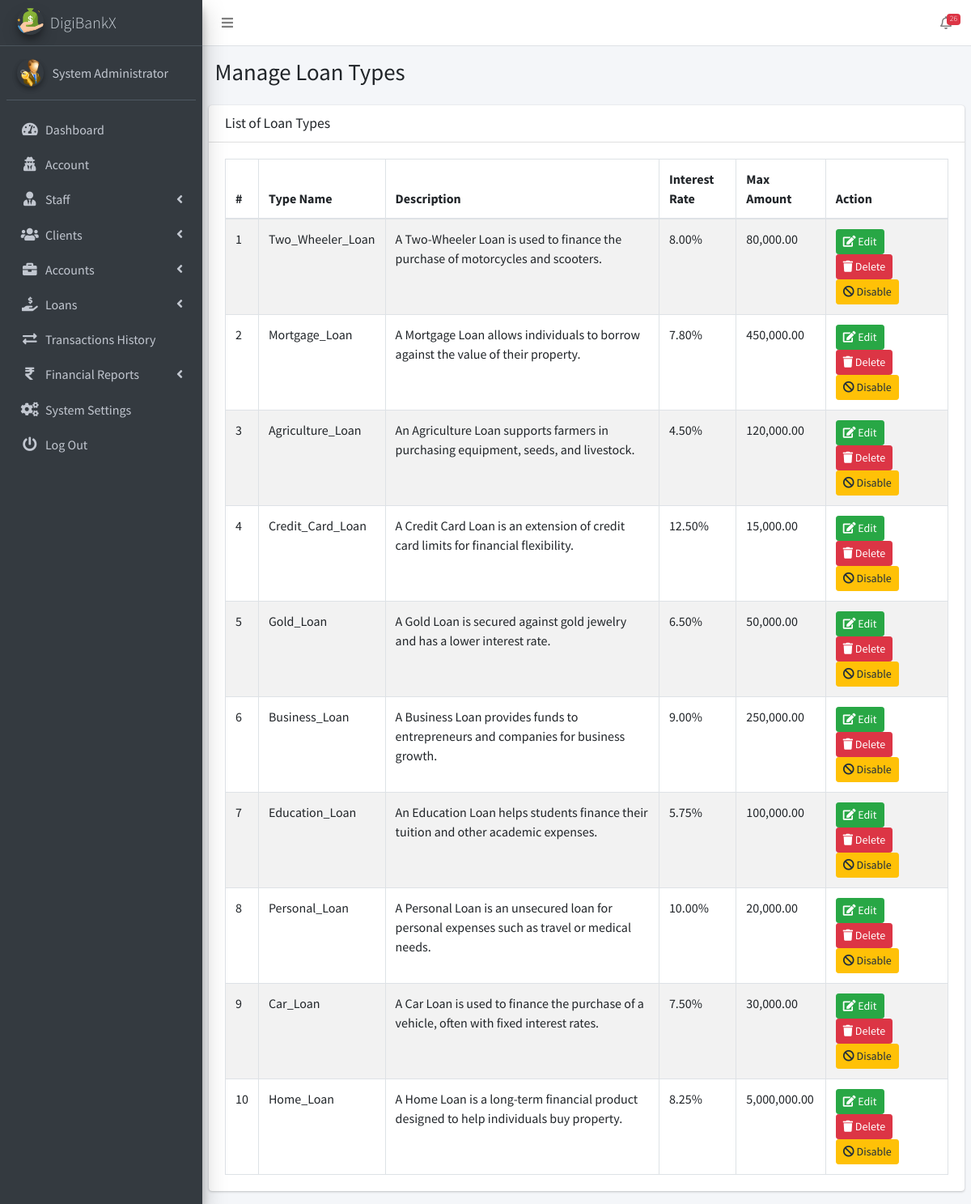
Screenshot of /admin/pages_manage_loan_types.php (signed in) with the database file from the repository.
### tables this page shows
CREATE TABLE `ib_systemsettings` (
  `id` int(20) NOT NULL,
  `sys_name` longtext NOT NULL,
  `sys_tagline` longtext NOT NULL,
  `sys_logo` varchar(200) NOT NULL,
  `is_active` tinyint(1) NOT NULL DEFAULT 1
);

CREATE TABLE `ib_admin` (
  `admin_id` int(11) NOT NULL,
  `name` varchar(200) NOT NULL,
  `email` varchar(200) NOT NULL,
  `number` varchar(200) NOT NULL,
  `password` varchar(200) NOT NULL,
  `profile_pic` varchar(200) NOT NULL,
  `is_active` tinyint(1) NOT NULL DEFAULT 1,
  `otp` varchar(6) DEFAULT NULL,
  `otp_expiry` datetime DEFAULT NULL
);

CREATE TABLE `loan_types` (
  `id` int(11) NOT NULL,
  `type_name` varchar(100) NOT NULL,
  `description` text DEFAULT NULL,
  `interest_rate` decimal(5,2) NOT NULL,
  `max_amount` decimal(15,2) NOT NULL,
  `created_at` timestamp NOT NULL DEFAULT current_timestamp(),
  `is_active` tinyint(1) NOT NULL DEFAULT 1
);

### admin/pages_manage_loan_types.php (the view, shortened to what this page needs)
<?php
include('conf/config.php');
$loanTypesQuery = "SELECT id, type_name, description, interest_rate, max_amount, is_active FROM loan_types ORDER BY id DESC";
$loanTypesResult = $mysqli->query($loanTypesQuery);
?>
<!DOCTYPE html>
<html>
<?php include("dist/_partials/head.php"); ?>
<body class="hold-transition sidebar-mini layout-fixed layout-navbar-fixed">
    <div class="wrapper">
        <?php include("dist/_partials/nav.php"); ?>
        <?php include("dist/_partials/sidebar.php"); ?>
        <div class="content-wrapper">
            <section class="content-header">
                <div class="container-fluid">
                    <div class="row mb-2">
                        <div class="col-sm-6">
                            <h1>Manage Loan Types</h1>
                        </div>
                    </div>
                </div>
            </section>
            <section class="content">
                <div class="row">
                    <div class="col-12">
                        <div class="card">
                            <div class="card-header">
                                <h3 class="card-title">List of Loan Types</h3>
                            </div>
                            <div class="card-body">
                                <table class="table table-hover table-bordered table-striped">
                                    <thead>
                                        <tr>
                                            <th>#</th>
                                            <th>Type Name</th>
                                            <th>Description</th>
                                            <th>Interest Rate</th>
                                            <th>Max Amount</th>
                                            <th>Action</th>
                                        </tr>
                                    </thead>
                                    <tbody>
                                        <?php
                                        $cnt = 1;
                                        while ($row = $loanTypesResult->fetch_object()) {
                                        ?>
                                        <tr>
                                            <td><?php echo $cnt; ?></td>
                                            <td><?php echo htmlspecialchars($row->type_name); ?></td>
                                            <td><?php echo htmlspecialchars($row->description); ?></td>
                                            <td><?php echo htmlspecialchars($row->interest_rate); ?>%</td>
                                            <td><?php echo number_format($row->max_amount, 2); ?></td>
                                            <td>
                                                <a class="btn btn-success btn-sm"
                                                    href="pages_edit_loan_type.php?id=<?php echo $row->id; ?>">
                                                    <i class="fas fa-edit"></i> Edit
                                                </a>
                                                <a class="btn btn-danger btn-sm"
                                                    href="pages_manage_loan_types.php?deleteLoanType=<?php echo $row->id; ?>"
                                                    onclick="return confirm('Are you sure you want to delete this loan type?');">
                                                    <i class="fas fa-trash"></i> Delete
                                                </a>
                                                <?php if ($row->is_active) : ?>
                                                <a class="btn btn-warning btn-sm"
                                                    href="pages_manage_loan_types.php?disableLoanType=<?php echo $row->id; ?>">
                                                    <i class="fas fa-ban"></i> Disable
                                                </a>
                                                <?php endif; ?>
                                            </td>
                                        </tr>
                                        <?php
                                            $cnt++;
                                        } ?>
                                    </tbody>
                                </table>
                            </div>
                        </div>
                    </div>
                </div>
            </section>
        </div>
    </div>
</body>
</html>

### admin/dist/_partials/sidebar.php (shortened to what this page needs)
<aside class="main-sidebar sidebar-dark-primary elevation-4">
    <?php
    $admin_id = $_SESSION['admin_id'];
    $query = "SELECT * FROM iB_admin WHERE admin_id = ?";
    $stmt = $mysqli->prepare($query);
    $stmt->bind_param('i', $admin_id);
    $stmt->execute();
    $res = $stmt->get_result();
    while ($row = $res->fetch_object()) {
        $profile_picture = empty($row->profile_pic)
            ? "<img src='dist/img/user_icon.png' class='img-circle elevation-2' alt='User Image'>"
            : "<img src='dist/img/$row->profile_pic' class='img-circle elevation-2' alt='User Image'>";
        $sys_query = "SELECT * FROM iB_SystemSettings";
        $stmt = $mysqli->prepare($sys_query);
        $stmt->execute();
        $sys_res = $stmt->get_result();
        while ($sys = $sys_res->fetch_object()) {
            ?>
            <a href="pages_dashboard.php" class="brand-link text-light">
                <img src="dist/img/<?php echo $sys->sys_logo; ?>" alt="Logo" class="brand-image img-circle elevation-3">
                <span class="brand-text font-weight-light"><?php echo $sys->sys_name; ?></span>
            </a>
            <div class="sidebar">
                <div class="user-panel mt-3 pb-3 mb-3 d-flex">
                    <div class="image"><?php echo $profile_picture; ?></div>
                    <div class="info">
                        <a href="#" class="d-block"><?php echo $row->name; ?></a>
                    </div>
                </div>
                <nav class="mt-2">
                    <ul class="nav nav-pills nav-sidebar flex-column" data-widget="treeview" role="menu">
                        <li class="nav-item">
                            <a href="pages_dashboard.php" class="nav-link">
                                <i class="nav-icon fas fa-tachometer-alt"></i>
                                <p>Dashboard</p>
                            </a>
                        </li>
                        <li class="nav-item">
                            <a href="pages_account.php" class="nav-link">
                                <i class="nav-icon fas fa-user-secret"></i>
                                <p>Account</p>
                            </a>
                        </li>
                        <li class="nav-item has-treeview">
                            <a href="#" class="nav-link">
                                <i class="nav-icon fas fa-user-tie"></i>
                                <p>Staff <i class="fas fa-angle-left right"></i></p>
                            </a>
                        </li>
                        <li class="nav-item has-treeview">
                            <a href="#" class="nav-link">
                                <i class="nav-icon fas fa-users"></i>
                                <p>Clients <i class="fas fa-angle-left right"></i></p>
                            </a>
                        </li>
                        <li class="nav-item has-treeview">
                            <a href="#" class="nav-link">
                                <i class="nav-icon fas fa-briefcase"></i>
                                <p>Accounts <i class="fas fa-angle-left right"></i></p>
                            </a>
                        </li>
                        <li class="nav-item has-treeview">
                            <a href="#" class="nav-link">
                                <i class="nav-icon fas fa-hand-holding-usd"></i>
                                <p>
                                    Loans
                                    <i class="fas fa-angle-left right"></i>
                                </p>
                            </a>
                        </li>
                        <li class="nav-item">
                            <a href="pages_transactions_engine.php" class="nav-link">
                                <i class="nav-icon fas fa-exchange-alt"></i>
                                <p>Transactions History</p>
                            </a>
                        </li>
                        <li class="nav-item has-treeview">
                            <a href="#" class="nav-link">
                                <i class="nav-icon fas fa-rupee-sign"></i>
                                <p>Financial Reports <i class="fas fa-angle-left right"></i></p>
                            </a>
                        </li>
                        <li class="nav-item">
                            <a href="pages_system_settings.php" class="nav-link">
                                <i class="nav-icon fas fa-cogs"></i>
                                <p>System Settings</p>
                            </a>
                        </li>
                        <li class="nav-item">
                            <a href="pages_logout.php" class="nav-link">
                                <i class="nav-icon fas fa-power-off"></i>
                                <p>Log Out</p>
                            </a>
                        </li>
                    </ul>
                </nav>
            </div>
        </aside>
    <?php }
    } ?>

### rows the page displays
ib_admin: name "System Administrator"
ib_systemsettings: sys_logo (picture), sys_name "DigiBankX", ib_admin.profile_pic (picture)
loan_types: type_name "Two_Wheeler_Loan", description "A Two-Wheeler Loan is used to finance the purchase of motorcycles and scooters.", interest_rate "8.00", max_amount "80,000.00"
loan_types: type_name "Mortgage_Loan", description "A Mortgage Loan allows individuals to borrow against the value of their property.", interest_rate "7.80", max_amount "450,000.00"
loan_types: type_name "Agriculture_Loan", description "An Agriculture Loan supports farmers in purchasing equipment, seeds, and livestock.", interest_rate "4.50", max_amount "120,000.00"
loan_types: type_name "Credit_Card_Loan", description "A Credit Card Loan is an extension of credit card limits for financial flexibility.", interest_rate "12.50", max_amount "15,000.00"
loan_types: type_name "Gold_Loan", description "A Gold Loan is secured against gold jewelry and has a lower interest rate.", interest_rate "6.50", max_amount "50,000.00"
loan_types: type_name "Business_Loan", description "A Business Loan provides funds to entrepreneurs and companies for business growth.", interest_rate "9.00", max_amount "250,000.00"
loan_types: type_name "Education_Loan", description "An Education Loan helps students finance their tuition and other academic expenses.", interest_rate "5.75", max_amount "100,000.00"
loan_types: type_name "Personal_Loan", description "A Personal Loan is an unsecured loan for personal expenses such as travel or medical needs.", interest_rate "10.00", max_amount "20,000.00"
loan_types: type_name "Car_Loan", description "A Car Loan is used to finance the purchase of a vehicle, often with fixed interest rates.", interest_rate "7.50", max_amount "30,000.00"
loan_types: type_name "Home_Loan", description "A Home Loan is a long-term financial product designed to help individuals buy property.", interest_rate "8.25", max_amount "5,000,000.00"

### other values shown
$ntf "26"
